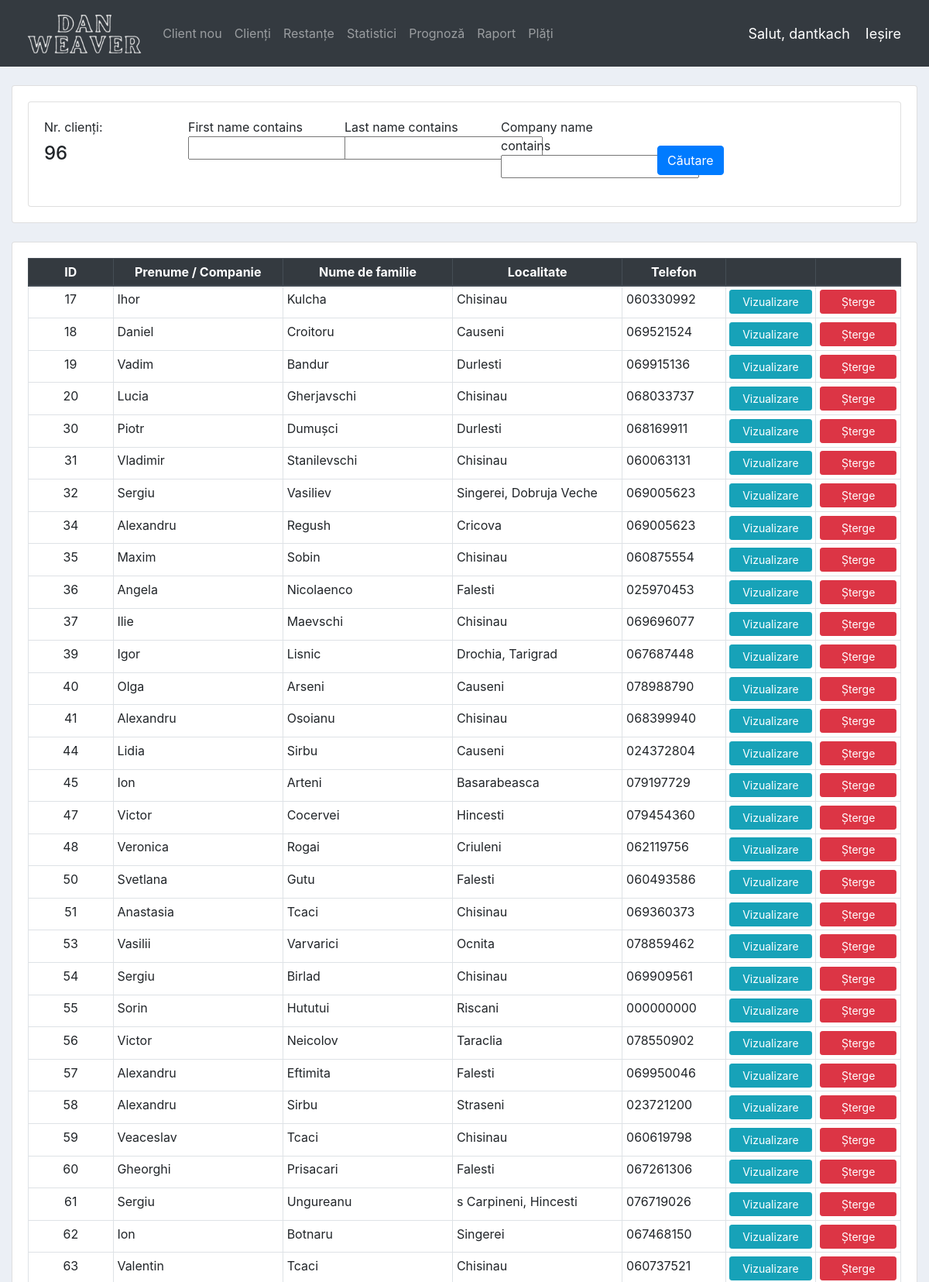
Page / (signed in, upper part) on the committed database.
### accounts/models.py (models this page shows, shortened)
class Client(models.Model):
    PERSON = (
        ('Physical', 'Physical'),
        ('Juridical', 'Juridical')
    )
    GENDER = (
        ('Male', 'Male'),
        ('Female', 'Female')
    )
    company_name = models.CharField(max_length=200, null=True)
    jur_address = models.CharField(max_length=200, null=True, blank=True)
    administrator = models.CharField(max_length=200, null=True, blank=True)
    first_name = models.CharField(max_length=200, null=True, blank=True)
    last_name = models.CharField(max_length=200, null=True, blank=True)
    person = models.CharField(max_length=200, null=True,
                              choices=PERSON, default="Physical")
    gender = models.CharField(max_length=200, null=True,
                              choices=GENDER, default="Male")
    location = models.CharField(max_length=200, null=True, blank=True)
    phone_num = models.CharField(max_length=20, null=True, blank=True)
    idnp = models.CharField(max_length=20, null=True, blank=True)
    id_card_nr = models.CharField(max_length=200, null=True, blank=True)
    id_card_office = models.CharField(max_length=200, null=True, blank=True)
    id_card_date = models.DateField(null=True, blank=True)
    birth_date = models.DateField(null=True, blank=True)
    bank_name = models.CharField(max_length=200, null=True, blank=True)
    bank_code = models.CharField(max_length=200, null=True, blank=True)
    bank_account = models.CharField(max_length=200, null=True, blank=True)
    registration_date = models.DateField(null=True, blank=True)
    registration_nr = models.CharField(max_length=20, null=True, blank=True)

### accounts/decorators.py (the view)
	def wrapper_function(request, *args, **kwargs):
		group = None
		if request.user.groups.exists():
			group = request.user.groups.all()[0].name
		if group == 'customer':
			return redirect('user-page')
		if group == 'admin':
			return view_func(request, *args, **kwargs)

### accounts/views.py (called while the page is built)
@ login_required(login_url='login')
@ admin_only
def home(request):
    clients = Client.objects.all()
    total_clients = clients.count()
    myFilter = ClientFilter(request.GET, queryset=clients)
    clients = myFilter.qs
    context = {'clients': clients,
               'total_clients': total_clients,
               'myFilter': myFilter}
    return render(request, 'accounts/my_dashboard.html', context)

### accounts/templates/accounts/my_dashboard.html
{%  extends 'accounts/my_main.html' %}
{% load widget_tweaks %}
{% block content %}
<br>
<div class="row">
	<div class="col-md">
		<div class="card card-body">
			<div class="row">
				<div class="col">
					<div class="card card-body">
						<form method="get">
							<div class="row">
								<div class="col-sm col-md-2">
									<div class="mb-2">Nr. clienți: </div>
									<h4>{{total_clients}}</h4>
								</div>
								{%for field in myFilter.form %}
								<div class="form-group col-sm col-md-2 mr-3">
									{{ field.label}}
									{{field}}
								</div>
								{% endfor %}
								<div class="col-sm mt-3 align-self-center">
									<button class="btn btn-primary" type="submit">Căutare</button>
								</div>
							</div>
					  	</form>
					</div>
				</div>
			</div>
		</div>
		<br>
			<div class="card card-body">
				<table class="table table-sm table-bordered">
					<thead class="thead-dark text-center">
					<tr>
						<th class="col-1">ID</th>
						<th class="col-2">Prenume / Companie</th>
						<th class="col-2">Nume de familie</th>
						<th class="col-2">Localitate</th>
						<th class="col-1">Telefon</th>
						<th class="col-1"></th>
						<th class="col-1"></th>
					</tr>
					</thead>
					<tbody>
					{% for client in clients %}
						<tr>
							<td class="text-center">{{client.id}}</td>
							{% if client.person == "Physical" %}
								<td>{{client.first_name}}</td>
							{% elif client.person == "Juridical" %}
								<td>{{client.company_name}}</td>
							{% endif %}
							<td>{{client.last_name}}</td>
							<td>{{client.location}}</td>
							<td>{{client.phone_num}}</td>
							<td><a class="btn btn-sm btn-block btn-info" href="{% url 'client' client.id %}">Vizualizare</a></td>
							<td><a class="btn btn-sm btn-block btn-danger" href="{% url 'delete_client' client.id %}">Șterge</a></td>
						</tr>
					{% endfor %}
					</tbody>
				</table>
			</div>
	</div>
</div>
{% endblock %}

### accounts/templates/accounts/my_navbar.html (shortened to what this page needs)
{% load static %}
<nav class="navbar navbar-expand-lg navbar-dark bg-dark">
 <img src="{% static 'images/logo2.png' %}" height="70">
  <div class="collapse navbar-collapse" id="navbarNav">
    <ul class="navbar-nav">
      {% if request.user.is_staff %}
        <li class="nav-item">
            <a class="nav-link" href="{% url 'createClient' %}">Client nou</a>
        </li>
        <li class="nav-item">
            <a class="nav-link" href="{% url 'home' %}">Clienți</a>
        </li>
        <li class="nav-item">
            <a class="nav-link" href="/arrears/?status=Active">Restanțe</a>
        </li>
        <li class="nav-item">
            <a class="nav-link" href="{% url 'download_statistics' %}">Statistici</a>
        </li>
        <li class="nav-item">
            <a class="nav-link" href="/prognosis/2000-01-01/2000-01-01/Classic/">Prognoză</a>
        </li>
        <li class="nav-item">
            <a class="nav-link" href="/report/{% now "Y-m-d" %}/All/">Raport</a>
        </li>
        <li class="nav-item">
            <a class="nav-link" href="/payments/">Plăți</a>
        </li>
      {% endif %}
    </ul>
  </div>
  <span class="hello-msg">Salut, {{request.user}}</span>
  <span ><a  class="hello-msg" href="{% url 'logout' %}">Ieșire</a></span>
</nav>

### static/css/main.css (style rules this page uses)
body { background-color: #ebeff5; }

### accounts/templates/accounts/my_navbar.html (style rules this page uses)
.hello-msg { font-size: 18px; color: #fff; margin-right: 20px; }

### rows in the picture
Client: id "17", first_name "Ihor", last_name "Kulcha", location "Chisinau", phone_num "060330992"
Client: id "18", first_name "Daniel", last_name "Croitoru", location "Causeni", phone_num "069521524"
Client: id "19", first_name "Vadim", last_name "Bandur", location "Durlesti", phone_num "069915136"
Client: id "20", first_name "Lucia", last_name "Gherjavschi", location "Chisinau", phone_num "068033737"
Client: id "30", first_name "Piotr", last_name "Dumușci", location "Durlesti", phone_num "068169911"
Client: id "31", first_name "Vladimir", last_name "Stanilevschi", location "Chisinau", phone_num "060063131"
Client: id "32", first_name "Sergiu", last_name "Vasiliev", location "Singerei, Dobruja Veche", phone_num "069005623"
Client: id "34", first_name "Alexandru", last_name "Regush", location "Cricova", phone_num "069005623"
Client: id "35", first_name "Maxim", last_name "Sobin", location "Chisinau", phone_num "060875554"
Client: id "36", first_name "Angela", last_name "Nicolaenco", location "Falesti", phone_num "025970453"
Client: id "37", first_name "Ilie", last_name "Maevschi", location "Chisinau", phone_num "069696077"
Client: id "39", first_name "Igor", last_name "Lisnic", location "Drochia, Tarigrad", phone_num "067687448"
Client: id "40", first_name "Olga", last_name "Arseni", location "Causeni", phone_num "078988790"
Client: id "41", first_name "Alexandru", last_name "Osoianu", location "Chisinau", phone_num "068399940"
Client: id "44", first_name "Lidia", last_name "Sirbu", location "Causeni", phone_num "024372804"
Client: id "45", first_name "Ion", last_name "Arteni", location "Basarabeasca", phone_num "079197729"
Client: id "47", first_name "Victor", last_name "Cocervei", location "Hincesti", phone_num "079454360"
Client: id "48", first_name "Veronica", last_name "Rogai", location "Criuleni", phone_num "062119756"
Client: id "50", first_name "Svetlana", last_name "Gutu", location "Falesti", phone_num "060493586"
Client: id "51", first_name "Anastasia", last_name "Tcaci", location "Chisinau", phone_num "069360373"
Client: id "53", first_name "Vasilii", last_name "Varvarici", location "Ocnita", phone_num "078859462"
Client: id "54", first_name "Sergiu", last_name "Birlad", location "Chisinau", phone_num "069909561"
Client: id "55", first_name "Sorin", last_name "Hututui", location "Riscani", phone_num "000000000"
Client: id "56", first_name "Victor", last_name "Neicolov", location "Taraclia", phone_num "078550902"
Client: id "57", first_name "Alexandru", last_name "Eftimita", location "Falesti", phone_num "069950046"
Client: id "58", first_name "Alexandru", last_name "Sirbu", location "Straseni", phone_num "023721200"
Client: id "59", first_name "Veaceslav", last_name "Tcaci", location "Chisinau", phone_num "060619798"
Client: id "60", first_name "Gheorghi", last_name "Prisacari", location "Falesti", phone_num "067261306"
Client: id "61", first_name "Sergiu", last_name "Ungureanu", location "s Carpineni, Hincesti", phone_num "076719026"
Client: id "62", first_name "Ion", last_name "Botnaru", location "Singerei", phone_num "067468150"
Client: id "63", first_name "Valentin", last_name "Tcaci", location "Chisinau", phone_num "060737521"

### other values in the picture
{{ request.user }} "dantkach"
{{ total_clients }} "96"
{{ field.label }} "First name contains" "Last name contains" "Company name contains"
